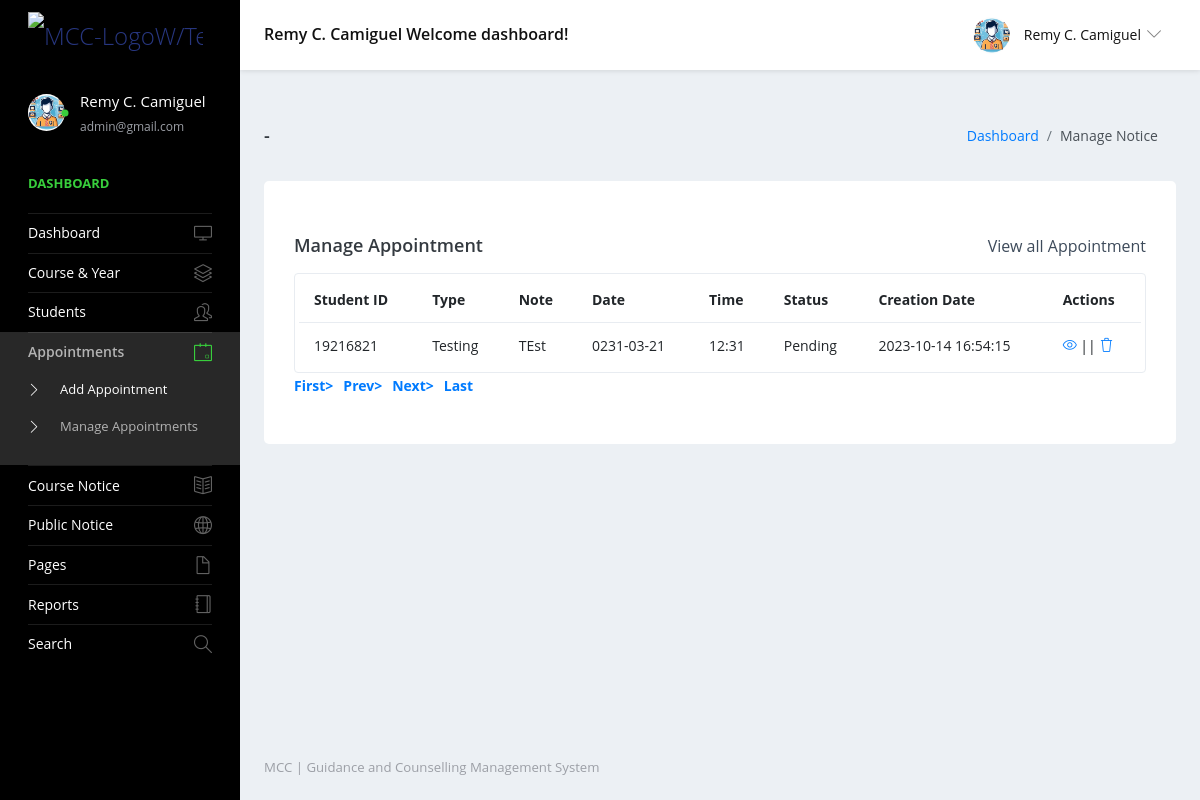
Screenshot of /g&cms-mcc/admin/manage-appointments.php (signed in) with the database file from the repository.
### tables this page shows
CREATE TABLE `appointments` (
  `id` int NOT NULL,
  `user_id` varchar(100) DEFAULT NULL,
  `apmnttype` varchar(100) DEFAULT NULL,
  `apmntMessage` varchar(2000) DEFAULT NULL,
  `appointment_date` varchar(100) DEFAULT NULL,
  `appointment_time` varchar(10) DEFAULT NULL,
  `appointment_status` varchar(30) DEFAULT NULL,
  `CreationDate` timestamp NULL DEFAULT CURRENT_TIMESTAMP
);

### g&cms-mcc/admin/manage-appointments.php (the view, shortened to what this page needs)
<?php
include('includes/dbconnection.php');
if (strlen($_SESSION['sturecmsaid'] == 0)) {
    header('location:logout.php');
} else {
    ?>
<!DOCTYPE html>
<html lang="en">
<head>
    <link rel="stylesheet" href="vendors/simple-line-icons/css/simple-line-icons.css">
    <link rel="stylesheet" href="vendors/flag-icon-css/css/flag-icon.min.css">
    <link rel="stylesheet" href="vendors/css/vendor.bundle.base.css">
    <link rel="stylesheet" href="./vendors/daterangepicker/daterangepicker.css">
    <link rel="stylesheet" href="./vendors/chartist/chartist.min.css">
    <link rel="stylesheet" href="./css/style.css">
</head>
<body>
    <div class="container-scroller">
        <?php include_once('includes/header.php'); ?>
        <div class="container-fluid page-body-wrapper">
            <?php include_once('includes/sidebar.php'); ?>
            <div class="main-panel">
                <div class="content-wrapper">
                    <div class="page-header">
                        <h3 class="page-title"> - </h3>
                        <nav aria-label="breadcrumb">
                            <ol class="breadcrumb">
                                <li class="breadcrumb-item"><a href="dashboard.php">Dashboard</a></li>
                                <li class="breadcrumb-item active" aria-current="page"> Manage Notice</li>
                            </ol>
                        </nav>
                    </div>
                    <div class="row">
                        <div class="col-md-12 grid-margin stretch-card">
                            <div class="card">
                                <div class="card-body">
                                    <div class="d-sm-flex align-items-center mb-4">
                                        <h4 class="card-title mb-sm-0">Manage Appointment</h4>
                                        <a href="#" class="text-dark ml-auto mb-3 mb-sm-0"> View all Appointment</a>
                                    </div>
                                    <div class="table-responsive border rounded p-1">
                                        <table class="table">
                                            <thead>
                                                <tr>
                                                    <th class="font-weight-bold">Student ID</th>
                                                    <th class="font-weight-bold">Type</th>
                                                    <th class="font-weight-bold">Note</th>
                                                    <th class="font-weight-bold">Date</th>
                                                    <th class="font-weight-bold">Time</th>
                                                    <th class="font-weight-bold">Status</th>
                                                    <th class="font-weight-bold">Creation Date</th>
                                                    <th class="font-weight-bold">Actions</th>
                                                </tr>
                                            </thead>
                                            <tbody>
                                                <?php
                                                    if (isset($_GET['pageno'])) {
                                                        $pageno = $_GET['pageno'];
                                                    } else {
                                                        $pageno = 1;
                                                    }
                                                    $no_of_records_per_page = 15;
                                                    $ret                    = "SELECT id FROM appointments";
                                                    $query1                 = $dbh->prepare($ret);
                                                    $query1->execute();
                                                    $total_rows  = $query1->rowCount();
                                                    $total_pages = ceil($total_rows / $no_of_records_per_page);
                                                    $sql   = "SELECT * from appointments";
                                                    $query = $dbh->prepare($sql);
                                                    $query->execute();
                                                    $results = $query->fetchAll(PDO::FETCH_OBJ);
                                                    if ($query->rowCount() > 0) {
                                                        foreach ($results as $row) { ?>
                                                <tr>
                                                    <td>
                                                        <?php echo htmlentities($row->user_id); ?>
                                                    </td>
                                                    <td>
                                                        <?php echo htmlentities($row->apmnttype); ?>
                                                    </td>
                                                    <td>
                                                        <?php echo htmlentities($row->apmntMessage); ?>
                                                    </td>
                                                    <td>
                                                        <?php echo htmlentities($row->appointment_date); ?>
                                                    </td>
                                                    <td>
                                                        <?php echo htmlentities($row->appointment_time); ?>
                                                    </td>
                                                    <td>
                                                        <?php echo htmlentities($row->appointment_status); ?>
                                                    </td>
                                                    <td>
                                                        <?php echo htmlentities($row->CreationDate); ?>
                                                    </td>
                                                    <td>
                                                        <div><a
                                                                href="edit-appointment-detail.php?editid=<?php echo htmlentities($row->id); ?>"><i
                                                                    class="icon-eye"></i></a>
                                                            || <a
                                                                href="manage-appointments.php?delid=<?php echo ($row->id); ?>"
                                                                onclick="return confirm('Do you really want to Delete this notice?');">
                                                                <i class="icon-trash"></i></a></div>
                                                    </td>
                                                </tr>
                                                <?php $cnt = $cnt + 1;
                                                        }
                                                    } ?>
                                            </tbody>
                                        </table>
                                    </div>
                                    <div align="left">
                                        <ul class="pagination">
                                            <li><a href="?pageno=1"><strong>First></strong></a></li>
                                            <li class="<?php if ($pageno <= 1) {
                                                    echo 'disabled';
                                                } ?>">
                                                <a href="<?php if ($pageno <= 1) {
                                                        echo '#';
                                                    } else {
                                                        echo "?pageno=" . ($pageno - 1);
                                                    } ?>"><strong style="padding-left: 10px">Prev></strong></a>
                                            </li>
                                            <li class="<?php if ($pageno >= $total_pages) {
                                                    echo 'disabled';
                                                } ?>">
                                                <a href="<?php if ($pageno >= $total_pages) {
                                                        echo '#';
                                                    } else {
                                                        echo "?pageno=" . ($pageno + 1);
                                                    } ?>"><strong style="padding-left: 10px">Next></strong></a>
                                            </li>
                                            <li><a href="?pageno=<?php echo $total_pages; ?>"><strong
                                                        style="padding-left: 10px">Last</strong></a></li>
                                        </ul>
                                    </div>
                                </div>
                            </div>
                        </div>
                    </div>
                </div>
                <?php include_once('includes/footer.php'); ?>
            </div>
        </div>
    </div>
</body>
</html>
<?php } ?>

### g&cms-mcc/admin/includes/header.php (shortened to what this page needs)
<nav class="navbar default-layout-navbar col-lg-12 col-12 p-0 fixed-top d-flex flex-row">
  <div class="navbar-brand-wrapper d-flex align-items-center">
    <a class="navbar-brand brand-logo" href="dashboard.php">
      <img src="../images/mcc-logo-gcms.png" alt="MCC-LogoW/Text">
    </a>
  </div>
  <?php
  $aid = $_SESSION['sturecmsaid'];
  $sql = "SELECT * from tbladmin where ID=:aid";
  $query = $dbh->prepare($sql);
  $query->bindParam(':aid', $aid, PDO::PARAM_STR);
  $query->execute();
  $results = $query->fetchAll(PDO::FETCH_OBJ);
  if ($query->rowCount() > 0) {
    foreach ($results as $row) { ?>
      <div class="navbar-menu-wrapper d-flex align-items-center flex-grow-1">
        <h5 class="mb-0 font-weight-medium d-none d-lg-flex">
          <?php echo htmlentities($row->AdminName); ?> Welcome dashboard!
        </h5>
        <ul class="navbar-nav navbar-nav-right ml-auto">
          <li class="nav-item dropdown d-none d-xl-inline-flex user-dropdown">
            <a class="nav-link dropdown-toggle" id="UserDropdown" href="#" data-toggle="dropdown" aria-expanded="false">
              <img class="img-xs rounded-circle ml-2" src="images/faces/face8.jpg" alt="Profile image"> <span
                class="font-weight-normal">
                <?php echo htmlentities($row->AdminName); ?>
              </span></a>
              <?php $cnt = $cnt + 1;
    }
  } ?>
      </li>
    </ul>
  </div>
</nav>

### g&cms-mcc/admin/includes/sidebar.php (shortened to what this page needs)
<nav class="sidebar sidebar-offcanvas" id="sidebar">
          <ul class="nav">
            <li class="nav-item nav-profile">
              <a href="profile.php" class="nav-link">
                <div class="profile-image">
                  <img class="img-xs rounded-circle" src="images/faces/face8.jpg" alt="profile image">
                  <div class="dot-indicator bg-success"></div>
                </div>
                <div class="text-wrapper">
                  <?php
                  $aid = $_SESSION["sturecmsaid"];
                  $sql = "SELECT * from tbladmin where ID=:aid";
                  $query = $dbh->prepare($sql);
                  $query->bindParam(":aid", $aid, PDO::PARAM_STR);
                  $query->execute();
                  $results = $query->fetchAll(PDO::FETCH_OBJ);
                  $cnt = 1;
                  if ($query->rowCount() > 0) {
                      foreach ($results as $row) { ?>
                  <p class="profile-name"><?php echo htmlentities(
                      $row->AdminName
                  ); ?></p>
                  <p class="designation"><?php echo htmlentities(
                     $row->Email
                  ); ?></p><?php $cnt = $cnt + 1;}
                  }
                  ?>
                </div>
              </a>
            </li>
            <li class="nav-item nav-category">
              <span class="nav-link">Dashboard</span>
            </li>
            <li class="nav-item">
              <a class="nav-link" href="dashboard.php">
                <span class="menu-title">Dashboard</span>
                <i class="icon-screen-desktop menu-icon"></i>
              </a>
            </li>
            <li class="nav-item">
              <a class="nav-link" data-toggle="collapse" href="#ui-basic" aria-expanded="false" aria-controls="ui-basic">
                <span class="menu-title">Course & Year</span>
                <i class="icon-layers menu-icon"></i>
              </a>
            </li>
            <li class="nav-item">
              <a class="nav-link" data-toggle="collapse" href="#ui-basic1" aria-expanded="false" aria-controls="ui-basic1">
                <span class="menu-title">Students</span>
                <i class="icon-people menu-icon"></i>
              </a>
            </li>
            <li class="nav-item">
              <a class="nav-link" data-toggle="collapse" href="#ui-basic2" aria-expanded="false" aria-controls="ui-basic2">
                <span class="menu-title">Appointments</span>
                <i class="icon-event menu-icon"></i>
              </a>
              <div class="collapse" id="ui-basic2">
                <ul class="nav flex-column sub-menu">
                  <li class="nav-item"> <a class="nav-link" href="schedule-appointment.php">Add Appointment</a></li>
                  <li class="nav-item"> <a class="nav-link" href="manage-appointments.php">Manage Appointments</a></li>
                </ul>
              </div>
            </li>
            <li class="nav-item">
              <a class="nav-link" data-toggle="collapse" href="#auth" aria-expanded="false" aria-controls="auth">
                <span class="menu-title">Course Notice</span>
                <i class="icon-book-open menu-icon"></i>
              </a>
            </li>
            <li class="nav-item">
              <a class="nav-link" data-toggle="collapse" href="#auth1" aria-expanded="false" aria-controls="auth">
                <span class="menu-title">Public Notice</span>
                <i class="icon-globe menu-icon"></i>
              </a>
              <li class="nav-item">
              <a class="nav-link" data-toggle="collapse" href="#auth2" aria-expanded="false" aria-controls="auth">
                <span class="menu-title">Pages</span>
                <i class="icon-doc menu-icon"></i>
              </a>
            </li>
              <li class="nav-item">
              <a class="nav-link" href="between-dates-reports.php">
                <span class="menu-title">Reports</span>
                <i class="icon-notebook menu-icon"></i>
              </a>
            </li>
            <li class="nav-item">
              <a class="nav-link" href="search.php">
                <span class="menu-title">Search</span>
                <i class="icon-magnifier menu-icon"></i>
              </a>
            </li>
            </li>
          </ul>
        </nav>

### rows the page displays
appointments: user "19216821", apmnttype "Testing", apmntMessage "TEst", appointment_date "0231-03-21", appointment_time "12:31", appointment_status "Pending", CreationDate "2023-10-14 16:54:15"

### other values shown
$row->AdminName "Remy C. Camiguel"
$row->Email "admin@gmail.com"
